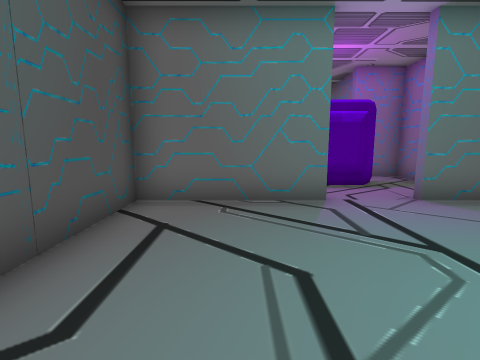
View 1 (above)

20 first-person views from a walk through a scene from a Unity 3-D project. The camera is 1.2 m above the floor, tilts 8° down and sees 85° across. The floor is counted in squares, 1 m on a side. Each view is taken from the middle of a square. On the plan, view 1 faces up. The plan holds only what a view shows up to about 12 squares ahead; the rest is blank. The place goes on beyond the plan. The player character is not drawn. Door leaves are left out, so doorways stand open.

View 2
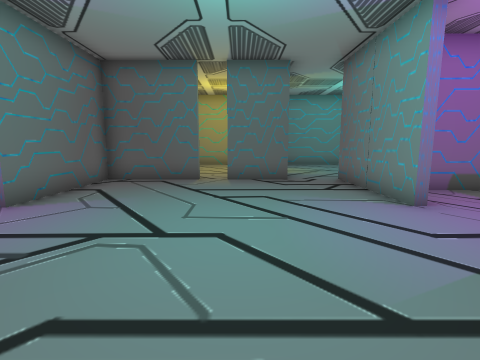

View 3
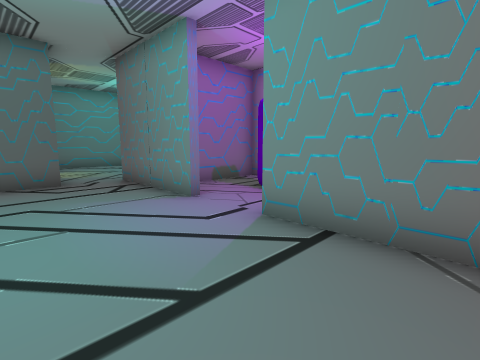

View 4
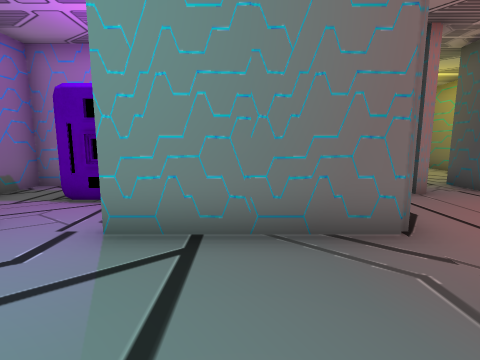

View 5
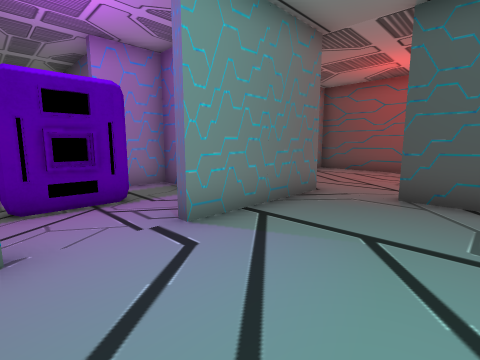

View 6
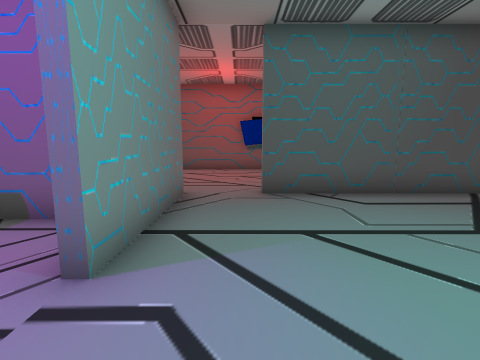

View 7
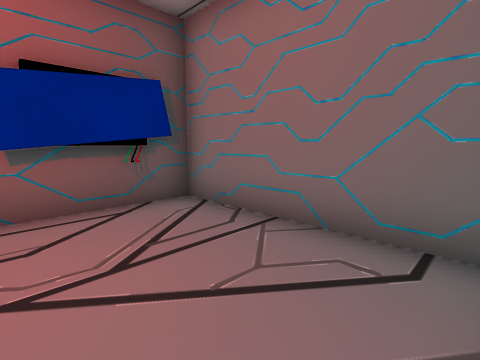

View 8
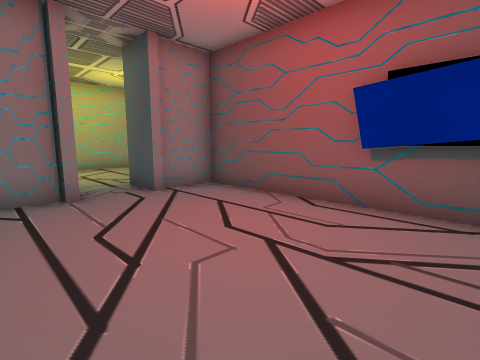

View 9
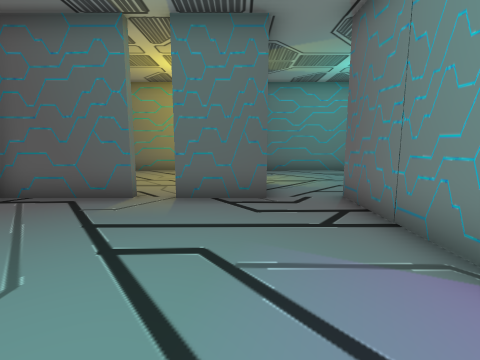

View 10
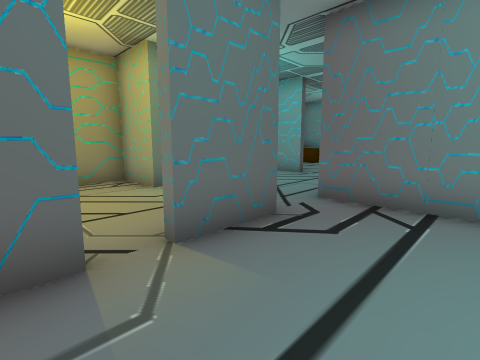

View 11
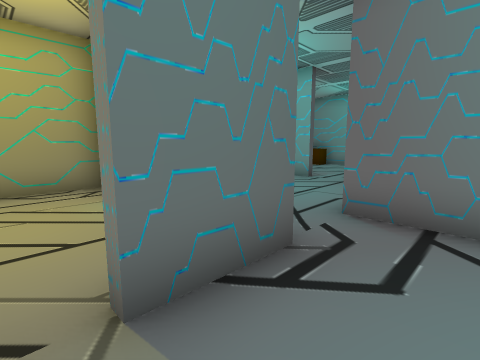

View 12
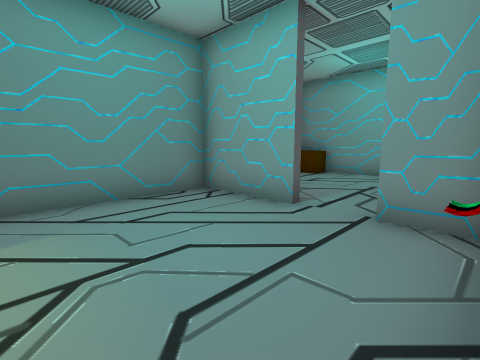

View 13
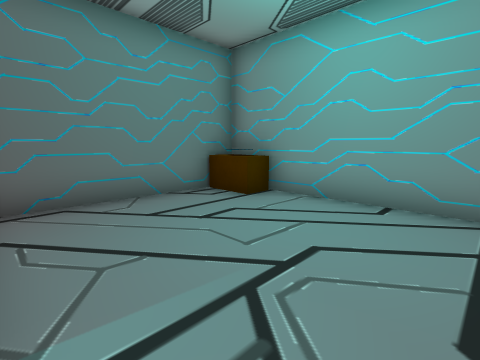

View 14
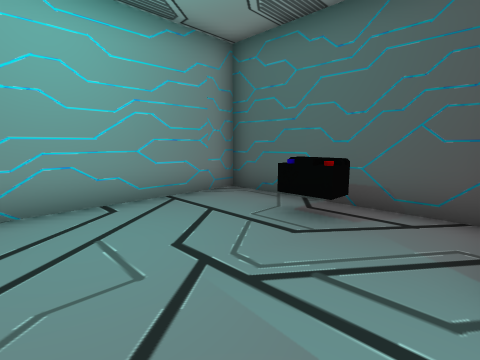

View 15
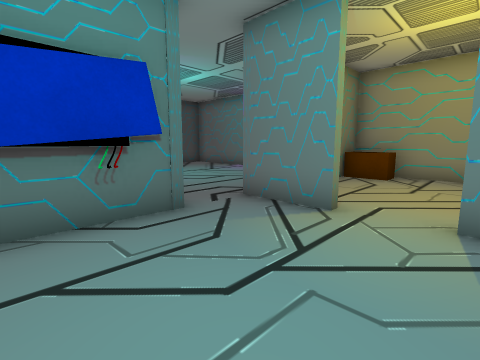

View 16
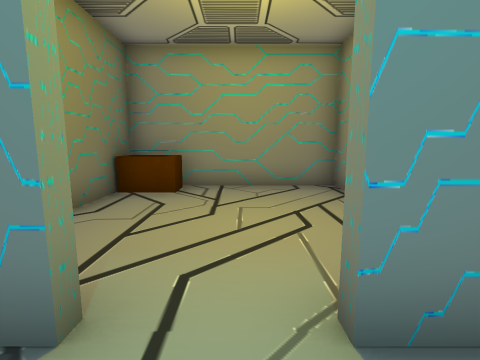

View 17
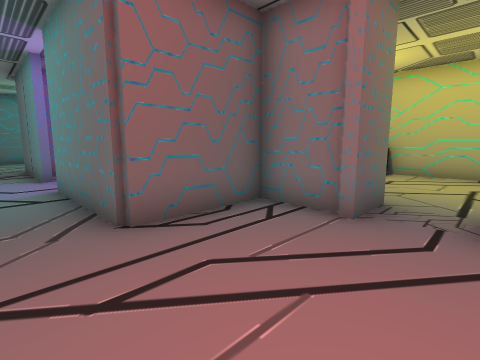

View 18
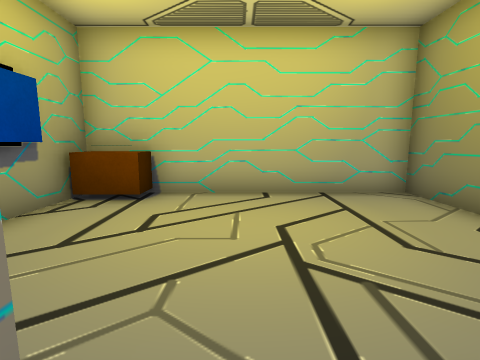

View 19
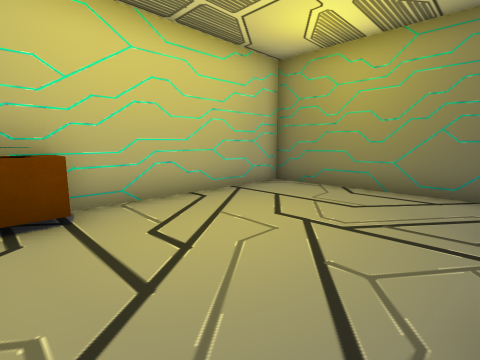

View 20
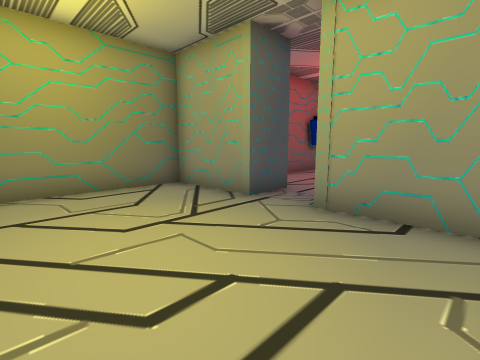

### Floor plan
Ten units are one square. View 1 is at (0, 0); x grows to the right and y downward. Boxes are objects, and circles mark ways between rooms. Rooms are numbered by the first view taken in them; rooms with no view inside come last. Other rooms are left out.
<svg viewBox="-96 -60 248 190">
<path fill="none" stroke="#000" d="M19 -54 -22 -54 -22 5M39 23 78 23M77 -22 77 -54 38 -54M77 6 77 -15M-23 23 19 23M-81 4 -81 53 -64 53M-30 -24 -81 -24 -81 -14M-41 53 -23 53 -23 23M100 6 77 6M124 6 116 6M78 23 78 50M108 63 137 63 137 11M80 63 94 63M69 71 69 123 125 123M147 124 147 71M-21 66 -44 66 -44 50M-61 50 -61 66 -91 66 -91 123 -34 123M-13 124 -13 99M116 3 137 3 137 -54 78 -54 78 -26M50 63 57 63 57 29M18 45 38 45M-1 39 -1 63 11 63"/>
<rect x="-85" y="-5" width="10" height="10" fill="#bbb"><title>other object</title></rect>
<rect x="-85" y="-15" width="10" height="10" fill="#bbb"><title>other object</title></rect>
<rect x="75" y="85" width="10" height="10" fill="#bbb"><title>other object</title></rect>
<rect x="125" y="115" width="20" height="10" fill="#bbb"><title>other object</title></rect>
<rect x="-35" y="115" width="20" height="10" fill="#bbb"><title>other object</title></rect>
<rect x="85" y="-55" width="10" height="20" fill="#bbb"><title>other object</title></rect>
<circle cx="-20" cy="15" r="3" fill="#2a7"/>
<circle cx="80" cy="10" r="3" fill="#2a7"/>
<circle cx="80" cy="-20" r="3" fill="#2a7"/>
<circle cx="-50" cy="55" r="3" fill="#2a7"/>
<circle cx="100" cy="62" r="3" fill="#2a7"/>
<circle cx="105" cy="5" r="3" fill="#2a7"/>
<circle cx="28" cy="27" r="3" fill="#2a7"/>
<text x="30" y="-20">1</text>
<text x="-50" y="10">2</text>
<text x="110" y="30">3</text>
<text x="110" y="90">4</text>
<text x="-50" y="90">5</text>
<text x="110" y="-30">6</text>
<text x="50" y="40">7</text>
<text x="10" y="40">8</text>
</svg>
Room 1 opens to room 2. Room 1 opens to room 3. Room 1 opens to room 6. Room 2 opens to room 5. Room 3 opens to room 4. Room 3 opens to room 6. Room 7 opens to room 8.

Where each view was taken, in squares from view 1:
view 1: 0 up, 0 right, facing up
view 2: 1 up, 1 left, facing right
view 3: 1 up, 1 left, facing down-right
view 4: 1 up, 0 right, facing down
view 5: 1 up, 4 right, facing down-left
view 6: 1 down, 4 right, facing left
view 7: 1 down, 3 left, facing up-left
view 8: 1 up, 3 left, facing down-left
view 9: 0 up, 2 right, facing right
view 10: 3 up, 5 right, facing down-right
view 11: 2 up, 6 right, facing down-right
view 12: 2 down, 8 right, facing down-right
view 13: 7 down, 9 right, facing down-right
view 14: 7 down, 12 right, facing down-left
view 15: 5 down, 12 right, facing up-left
view 16: 2 down, 11 right, facing up
view 17: 1 down, 6 left, facing down-right
view 18: 6 down, 5 left, facing down
view 19: 7 down, 2 left, facing down-left
view 20: 11 down, 2 left, facing up-left
